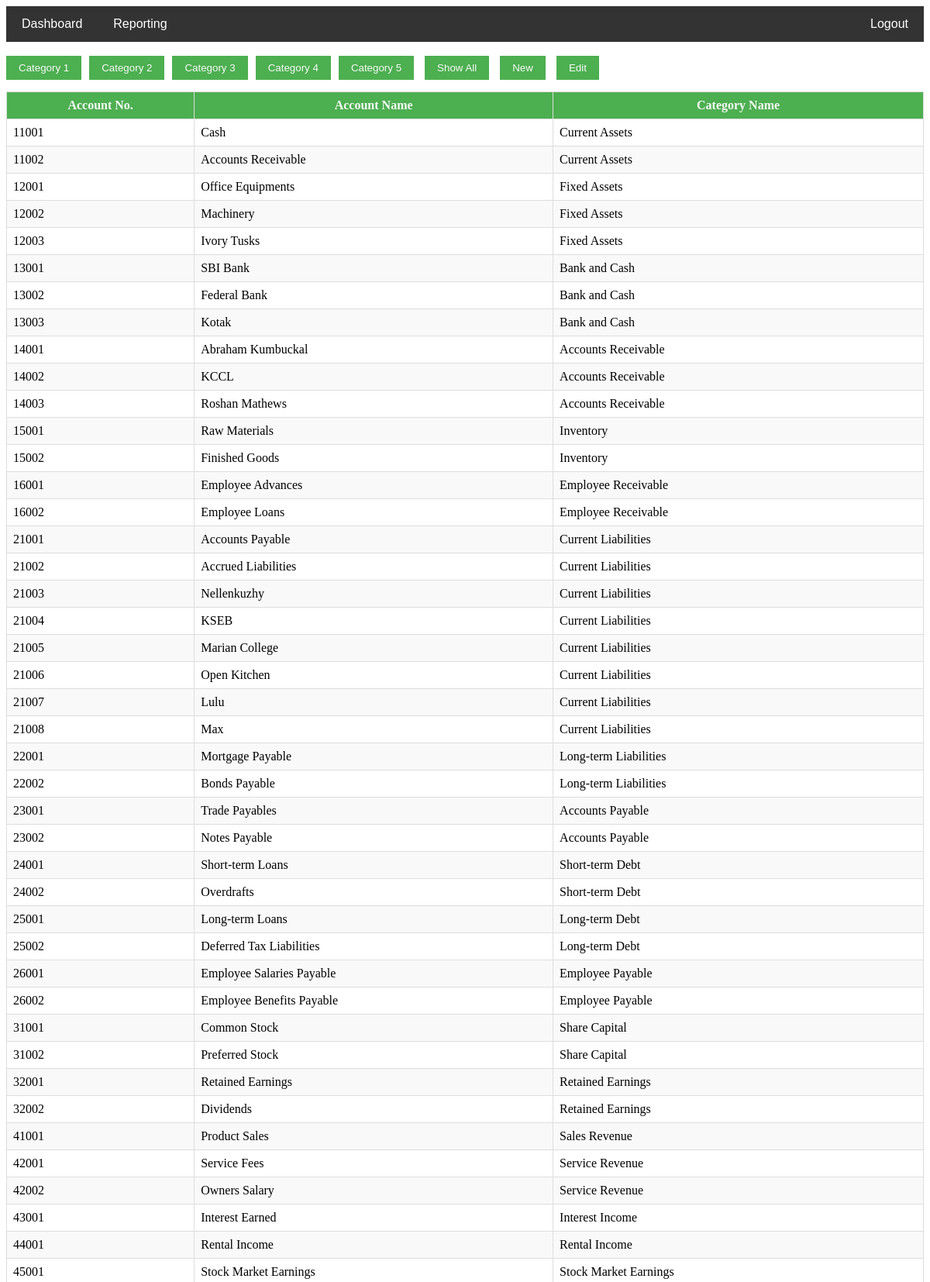
The app's page /coadisplaypg.php (signed in, upper part) with its own data.
### tables this page shows
CREATE TABLE `coa` (
  `AccountNo` int(11) NOT NULL,
  `AccountName` varchar(50) NOT NULL,
  `CategoryID` int(11) NOT NULL,
  `SubcategoryID` int(11) NOT NULL,
  `createdBy` varchar(50) DEFAULT NULL,
  `createdDateTime` timestamp NOT NULL DEFAULT current_timestamp(),
  `modifiedBy` varchar(50) DEFAULT NULL,
  `modifiedDateTime` timestamp NOT NULL DEFAULT current_timestamp() ON UPDATE current_timestamp()
);

CREATE TABLE `accountsub` (
  `CategoryID` int(11) NOT NULL,
  `SubcategoryID` int(11) NOT NULL,
  `SubcategoryName` varchar(40) NOT NULL,
  `createdBy` varchar(50) DEFAULT NULL,
  `createdDateTime` timestamp NOT NULL DEFAULT current_timestamp(),
  `modifiedBy` varchar(50) DEFAULT NULL,
  `modifiedDateTime` timestamp NOT NULL DEFAULT current_timestamp() ON UPDATE current_timestamp()
);

### coadisplaypg.php (the view, shortened to what this page needs)
<?php
include "Permission.php";
?>
<?php
$categorySql = "SELECT DISTINCT CategoryID FROM coa ORDER BY CategoryID";
$categoryResult = $conn->query($categorySql);
$sql = "SELECT coa.AccountNo, coa.AccountName, accountsub.SubcategoryName
FROM coa
LEFT JOIN accountsub ON coa.CategoryID = accountsub.CategoryID AND coa.SubcategoryID = accountsub.SubcategoryID";
$sql .= " ORDER BY coa.AccountNo";
$result = $conn->query($sql);
?>
<!DOCTYPE html>
<html>
<head>
</head>
<body>
    <div class="navbar">
        <a href="Homepg.php">Dashboard</a>
        <div class="dropdown">
            <button class="dropbtn">Reporting
            </button>
        </div>
        <a href="logout.php">Logout</a>
    </div>
    <br>
    <div class="filter-buttons">
        <?php
        if ($categoryResult->num_rows > 0) {
            while ($categoryRow = $categoryResult->fetch_assoc()) {
                $categoryID = $categoryRow['CategoryID'];
                echo "<button onclick=\"window.location.href='?CategoryID=$categoryID'\">Category $categoryID</button>";
            }
        }
        ?>
        <button onclick="window.location.href='?'">Show All</button>
        <button class="new-button" onclick="addNewRow()">New</button>
        <button class="edit-button" id="edit-button" onclick="toggleEditMode()">Edit</button>
    </div>
    <table>
        <thead>
            <tr>
                <th>Account No.</th>
                <th>Account Name</th>
                <th>Category Name</th>
            </tr>
        </thead>
        <tbody>
            <?php
            if ($result->num_rows > 0) {
                while ($row = $result->fetch_assoc()) {
                    echo "<tr>";
                    echo "<td>" . $row["AccountNo"] . "</td>";
                    echo "<td>" . $row["AccountName"] . "</td>";
                    echo "<td>" . $row["SubcategoryName"] . "</td>";
                    echo "</tr>";
                }
            } else {
                echo "<tr><td colspan='3'>No results found</td></tr>";
            }
            ?>
        </tbody>
    </table>
</body>
</html>

### coadisplaypg.php (style rules this page uses)
table { width: 100%; border-collapse: collapse; }
thead { background-color: #4CAF50; }
th, td { border: 1px solid #ddd; padding: 8px; }
th { background-color: #4CAF50; color: #f9f9f9; }
tbody tr:nth-child(even) { background-color: #f9f9f9; }
.filter-buttons { margin-bottom: 15px; }
.filter-buttons button { margin-right: 10px; padding: 8px 16px; background-color: #4CAF50; color: #f9f9f9; border: none; cursor: pointer; }
.navbar { background-color: #333; overflow: hidden; display: flex; align-items: center; font-family: Arial, sans-serif; }
.navbar a, .navbar .dropbtn { color: white; text-align: center; padding: 14px 20px; text-decoration: none; font-size: 16px; }
.dropdown { overflow: hidden; }
.dropdown .dropbtn { border: none; outline: none; background-color: inherit; margin: 0; cursor: pointer; }
.navbar a:last-child { margin-left: auto; }

### records on screen
coa: AccountNo "11001", AccountName "Cash", accountsub.SubcategoryName "Current Assets"
coa: AccountNo "11002", AccountName "Accounts Receivable", accountsub.SubcategoryName "Current Assets"
coa: AccountNo "12001", AccountName "Office Equipments", accountsub.SubcategoryName "Fixed Assets"
coa: AccountNo "12002", AccountName "Machinery", accountsub.SubcategoryName "Fixed Assets"
coa: AccountNo "12003", AccountName "Ivory Tusks", accountsub.SubcategoryName "Fixed Assets"
coa: AccountNo "13001", AccountName "SBI Bank", accountsub.SubcategoryName "Bank and Cash"
coa: AccountNo "13002", AccountName "Federal Bank", accountsub.SubcategoryName "Bank and Cash"
coa: AccountNo "13003", AccountName "Kotak", accountsub.SubcategoryName "Bank and Cash"
coa: AccountNo "14001", AccountName "Abraham Kumbuckal", accountsub.SubcategoryName "Accounts Receivable"
coa: AccountNo "14002", AccountName "KCCL", accountsub.SubcategoryName "Accounts Receivable"
coa: AccountNo "14003", AccountName "Roshan Mathews", accountsub.SubcategoryName "Accounts Receivable"
coa: AccountNo "15001", AccountName "Raw Materials", accountsub.SubcategoryName "Inventory"
coa: AccountNo "15002", AccountName "Finished Goods", accountsub.SubcategoryName "Inventory"
coa: AccountNo "16001", AccountName "Employee Advances", accountsub.SubcategoryName "Employee Receivable"
coa: AccountNo "16002", AccountName "Employee Loans", accountsub.SubcategoryName "Employee Receivable"
coa: AccountNo "21001", AccountName "Accounts Payable", accountsub.SubcategoryName "Current Liabilities"
coa: AccountNo "21002", AccountName "Accrued Liabilities", accountsub.SubcategoryName "Current Liabilities"
coa: AccountNo "21003", AccountName "Nellenkuzhy", accountsub.SubcategoryName "Current Liabilities"
coa: AccountNo "21004", AccountName "KSEB", accountsub.SubcategoryName "Current Liabilities"
coa: AccountNo "21005", AccountName "Marian College", accountsub.SubcategoryName "Current Liabilities"
coa: AccountNo "21006", AccountName "Open Kitchen", accountsub.SubcategoryName "Current Liabilities"
coa: AccountNo "21007", AccountName "Lulu", accountsub.SubcategoryName "Current Liabilities"
coa: AccountNo "21008", AccountName "Max", accountsub.SubcategoryName "Current Liabilities"
coa: AccountNo "22001", AccountName "Mortgage Payable", accountsub.SubcategoryName "Long-term Liabilities"
coa: AccountNo "22002", AccountName "Bonds Payable", accountsub.SubcategoryName "Long-term Liabilities"
coa: AccountNo "23001", AccountName "Trade Payables", accountsub.SubcategoryName "Accounts Payable"
coa: AccountNo "23002", AccountName "Notes Payable", accountsub.SubcategoryName "Accounts Payable"
coa: AccountNo "24001", AccountName "Short-term Loans", accountsub.SubcategoryName "Short-term Debt"
coa: AccountNo "24002", AccountName "Overdrafts", accountsub.SubcategoryName "Short-term Debt"
coa: AccountNo "25001", AccountName "Long-term Loans", accountsub.SubcategoryName "Long-term Debt"
coa: AccountNo "25002", AccountName "Deferred Tax Liabilities", accountsub.SubcategoryName "Long-term Debt"
coa: AccountNo "26001", AccountName "Employee Salaries Payable", accountsub.SubcategoryName "Employee Payable"
coa: AccountNo "26002", AccountName "Employee Benefits Payable", accountsub.SubcategoryName "Employee Payable"
coa: AccountNo "31001", AccountName "Common Stock", accountsub.SubcategoryName "Share Capital"
coa: AccountNo "31002", AccountName "Preferred Stock", accountsub.SubcategoryName "Share Capital"
coa: AccountNo "32001", AccountName "Retained Earnings", accountsub.SubcategoryName "Retained Earnings"
coa: AccountNo "32002", AccountName "Dividends", accountsub.SubcategoryName "Retained Earnings"
coa: AccountNo "41001", AccountName "Product Sales", accountsub.SubcategoryName "Sales Revenue"
coa: AccountNo "42001", AccountName "Service Fees", accountsub.SubcategoryName "Service Revenue"
coa: AccountNo "42002", AccountName "Owners Salary", accountsub.SubcategoryName "Service Revenue"
coa: AccountNo "43001", AccountName "Interest Earned", accountsub.SubcategoryName "Interest Income"
coa: AccountNo "44001", AccountName "Rental Income", accountsub.SubcategoryName "Rental Income"
coa: AccountNo "45001", AccountName "Stock Market Earnings", accountsub.SubcategoryName "Stock Market Earnings"

### other values on screen
$categoryID "1"
$categoryID "2"
$categoryID "3"
$categoryID "4"
$categoryID "5"
